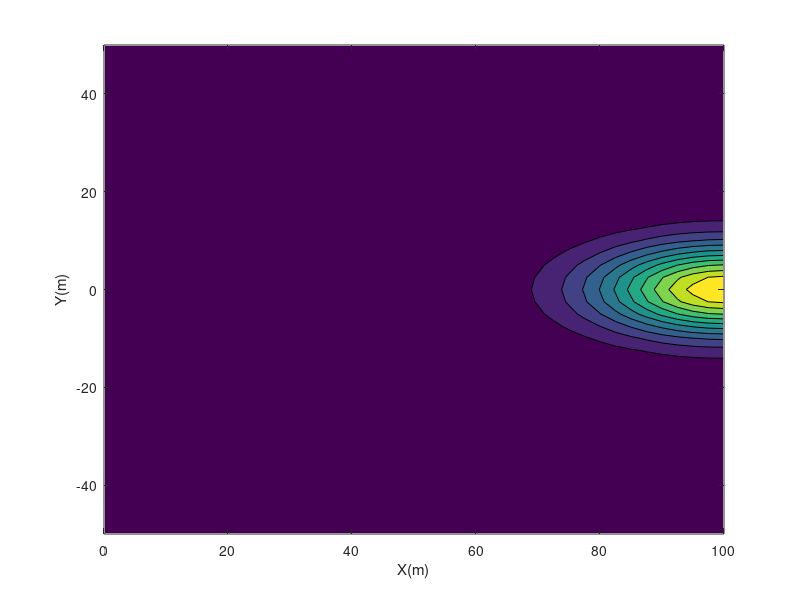

Reproduce this figure in MATLAB.
function [conc,M] = G_puff (m,Dx,Dy,v,b)
%G_PUFF: Gaussian puff for solving advection-dispersion equations 
% Synopsis: [c,M] = G_puff (m,Dx,Dy,v,b) 
% 
% Input: m  = mass [kg] 
%        Dx = dispersion coeffient in X direction [m^2/day] 
%        Dy = dispersion coeffient in Y direction [m^2/day] 
%        v  = flow velocity [m/day] 
%        b  = aquifier thickness [m] 
% 
% Output: conc = concentration of the containimant [kg/m^3] 
%         M    = movie of concentration contours 

if (nargin < 5),  b  = 1.0; end % m
if (nargin < 4),  v  = 0.5; end % m/day
if (nargin < 3),  Dx = 0.5; end % m^2/day
if (nargin < 2),  Dy = 0.1; end % m^2/day
if (nargin == 0), m  = 1.0; end % kg

[X,Y]=meshgrid(0:2.5:100,-50:2.5:50);

% Start the loop of time. Vecterization is needed for the calculation.
% Do not use loop for the cells in the x-y space.
tmax = 100/v;
tmin = tmax/50;
dt   = tmax/50;

% Initalize the concentration matrix.
conc = zeros(size(X,1),size(X,2),size(tmax:dt:tmin,2));

it = 0;

set(gca,'nextplot','replacechildren');

for t = tmin:dt:tmax;
    it = it + 1;
    conc(:,:,it) = ...
        (m./b) ./ (4.*pi.*sqrt(Dx.*Dy)) .* exp(-(X-v*t).^2./(4*Dx*t) - Y.^2./(4*Dy*t));
    
    % Plot contours
    contourf(X,Y,conc(:,:,it));

    xlabel('X(m)'); ylabel('Y(m)');
    set(gca,'Visible','on');
    M(it) = getframe(gca);
end
